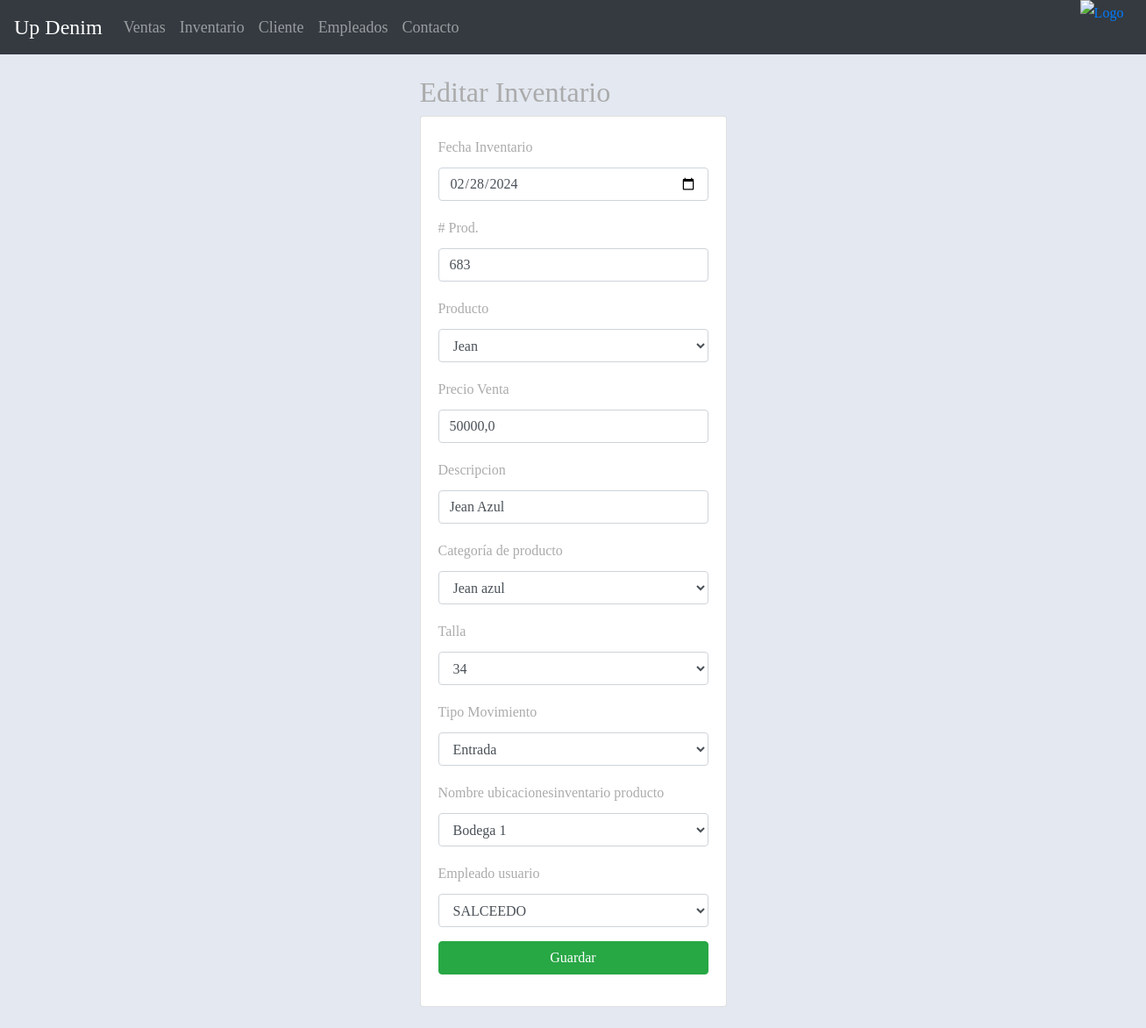
The page /edicionInventario/1 on the database as committed earlier.
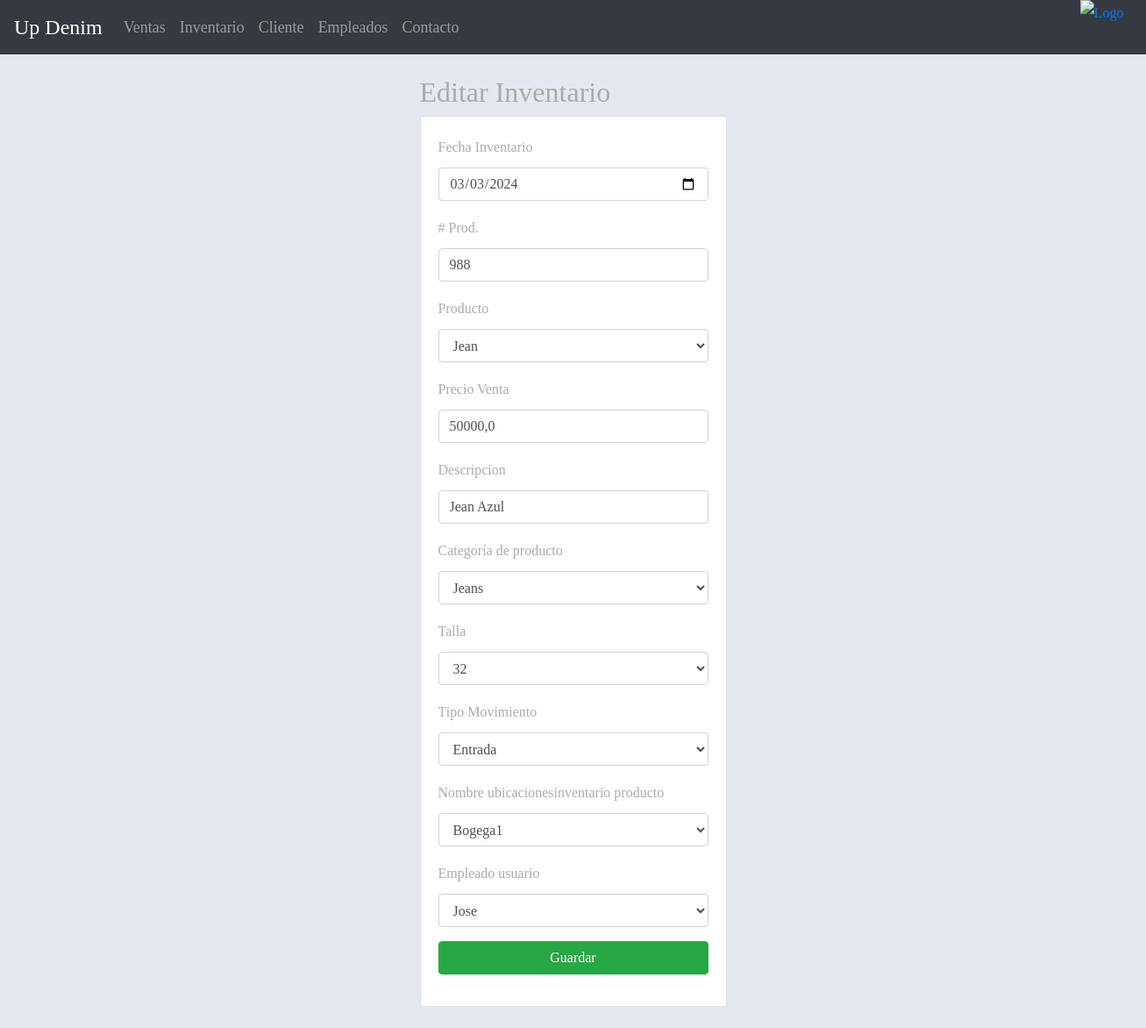
The same page on the database as committed later.
### aplicaciones/Academico/models.py (models this page shows, shortened)
class Inventario(models.Model):
    idinventario = models.AutoField(primary_key=True)  # Field name made lowercase.
    fechainventario = models.DateField(auto_now_add=True)  # Field name made lowercase.
    cantidadproductos = models.IntegerField(null=False, blank=False)  # Field name made lowercase.
    idproductoinv = models.ForeignKey(Producto, on_delete=models.CASCADE)  # Field name made lowercase.
    idtipomovimientoinv = models.ForeignKey(Tipomovimiento, on_delete=models.CASCADE)  # Field name made lowercase.
    idEmpleado = models.ForeignKey(Empleado, on_delete=models.CASCADE)  # Field name made lowercase.
    idubicacioninventarioinv = models.ForeignKey(Ubicacioninventario, on_delete=models.CASCADE)  # Field name made lowercase.

class Producto(models.Model):
    idproducto = models.AutoField(primary_key=True)
    nombreproducto = models.CharField(max_length=45, null=False)
    precioventa = models.FloatField(null=False, blank=False)
    descripcionproducto = models.CharField(max_length=45)
    idcategoriaproducto = models.ForeignKey(Categoriaproducto, on_delete=models.CASCADE)
    idtalla = models.ForeignKey(Talla, on_delete=models.CASCADE)
    def __str__(self):
        return f"{self.nombreproducto}"

class Categoriaproducto(models.Model):
    idcategoriaproducto = models.AutoField(primary_key=True)
    categoriaproducto = models.CharField(max_length=45, blank=False, null=False)
    def __str__(self):
        return f"{self.categoriaproducto}"

class Talla(models.Model):
    idtalla = models.AutoField(primary_key=True)
    talla = models.CharField(max_length=45, null=False, blank=False)

class Ubicacioninventario(models.Model):
    idubicacioninventario = models.AutoField(primary_key=True)
    ubicacioninventario = models.CharField(max_length=45, null=False, blank=False)

class Empleado(models.Model):
    idEmpleado = models.AutoField(primary_key=True)
    idDocumentoEmp = models.ForeignKey(Persona, on_delete=models.CASCADE)
    fechaIngreso = models.DateField()
    salario = models.FloatField()
    fechaNacimiento = models.DateField()
    rh = models.CharField(max_length=5)
    idarl = models.ForeignKey(Arl, on_delete=models.CASCADE)
    ideps = models.ForeignKey(Eps, on_delete=models.CASCADE)
    idFondoPension = models.ForeignKey(Fondopension, on_delete=models.CASCADE)
    idCargoEmpleado = models.ForeignKey(CargoEmpleado, on_delete=models.CASCADE)
    iduser = models.ForeignKey(Usuario, on_delete=models.CASCADE)
    idrol = models.ForeignKey(Rol, on_delete=models.CASCADE)

class Persona(models.Model):
    iddocumento = models.CharField(max_length=20, primary_key=True)
    primernombre = models.CharField(max_length=45, null=False, blank=False)
    segundonombre = models.CharField(max_length=45, blank=True, null=True)
    primerapellido = models.CharField(max_length=45, null=False, blank=False)
    segundoapellido = models.CharField(max_length=45, blank=True, null=True)
    idcontacto = models.ForeignKey(Contacto, on_delete=models.CASCADE)
    iddireccion = models.ForeignKey(Direccion, on_delete=models.CASCADE)
    idgenero = models.ForeignKey(Genero, on_delete=models.CASCADE)

class Tipomovimiento(models.Model):
    idtipomovimiento = models.AutoField(primary_key=True)
    tipomovimiento = models.CharField(max_length=45, null=False, blank=False)

### aplicaciones/Academico/views.py (the view)
# urls.py: path('edicionInventario/<idinventario>', views.edicionInventario, name='edicionInventario'),
def edicionInventario(request, idinventario):
    inventario=Inventario.objects.get(idinventario=idinventario)
    productos = Producto.objects.all()
    empleado = Empleado.objects.all()
    categoriaproductos=Categoriaproducto.objects.all()
    talla=Talla.objects.all()
    ubicacionesinventario=Ubicacioninventario.objects.all()
    tipo=Tipomovimiento.objects.all()
    talla=Talla.objects.all()
    categoria=Categoriaproducto.objects.all()
    context = {
        "productos": productos,
        "categoriaproductos": categoriaproductos,
        "inventarios": inventario,
        "ubicacionesinventario": ubicacionesinventario,
        "empleados": empleado,
        "tipo":tipo,
        "talla":talla,
        "categoria":categoria,
    }
    return render(request, "edicionInventario.html", context)

### aplicaciones/Academico/templates/edicionInventario.html (shortened to what the changed rows need)
{% extends "base.html" %}
{% block body %}
    <div class="row">
        <div class="col-md-4 offset-md-4">
            <h2>Editar Inventario</h2>
         <div class="card">
            <div class="card-body">
                <form method="POST" action="/editarInventario/{{ inventarios.idinventario }}/"> {% csrf_token %}
                    <div class="form-group">
                        <label for="txtfechainventario">Fecha Inventario</label>
                        <input type="date" id="txtfechainventario" name="txtfechainventario" class="form-control" value="{{ inventarios.fechainventario|date:'Y-m-d' }}" placeholder="Fecha de Inventario" required>
                    </div>
                    <div class="form-group">
                        <label for="txtcantidadproductos"># Prod.</label>
                        <input type="text" id="txtcantidadproductos" name="txtcantidadproductos"  class="form-control" value="{{inventarios.cantidadproductos}}" placeholder="Cantidad"
                            min="1" required>
                    </div>
                    <div class="form-group">
                        <label for="txtnombreproducto">Producto</label>
                        <select id="txtnombreproducto" name="txtnombreproducto" class="form-control" required>
                            <option value="{{ inventarios.idproductoinv }}">{{ inventarios.idproductoinv.nombreproducto }}</option>
                        </select>
                    </div>
                    <div class="form-group">
                        <label for="txtprecioventa">Precio Venta</label>
                        <input type="text" id="txtprecioventa" name="txtprecioventa" class="form-control" value="{{inventarios.idproductoinv.precioventa}}" placeholder="Precio Venta"
                            min="1000" required>
                    </div>
                    <div class="form-group">
                        <label for="txtdescripcionproducto">Descripcion</label>
                        <input type="text" id="txtdescripcionproducto" name="txtdescripcionproducto" class="form-control" value="{{inventarios.idproductoinv.descripcionproducto}}" placeholder="Descripcion"
                            minlength="4" maxlength="50" required>
                    </div>
                    <div class="form-group">
                        <label for="txtcategoriaproducto">Categoría de producto</label>
                        <select id="txtcategoriaproducto" name="txtcategoriaproducto" class="form-control" required>
                            <option value="{{ inventarios.idproductoinv.idcategoriaproducto }}">{{ inventarios.idproductoinv.idcategoriaproducto.categoriaproducto }}</option>
                        </select>
                    </div>
                    <div class="form-group">
                        <label for="txttalla">Talla</label>
                        <select id="txttalla" name="txttalla" class="form-control" required>
                            <option value="{{inventarios.idproductoinv.idtalla.talla}}">{{inventarios.idproductoinv.idtalla.talla}} </option>
                        </select>
                    </div>
                    <div class="form-group">
                        <label for="txttipomovimiento">Tipo Movimiento</label>
                        <select id="txttipomovimiento" name="txttipomovimiento" class="form-control" required>
                            {% for tipos in tipo %}
                                <option value="{{ tipos.tipomovimiento }}" {% if tipos.tipomovimiento == inventarios.idtipomovimientoinv.tipomovimiento %} selected {% endif %}>{{ tipos.tipomovimiento }}</option>
                            {% endfor %}
                        </select>
                    </div>
                    <div class="form-group">
                        <label for="txtubicacioninventario">Nombre ubicacionesinventario producto</label>
                        <select id="txtubicacioninventario" name="txtubicacioninventario" class="form-control" required>
                            {% for ubi in ubicacionesinventario %}
                                <option value="{{ ubi.ubicacioninventario }}" {% if ubi.ubicacioninventario == inventarios.idubicacioninventarioinv.ubicacioninventario %} selected {% endif %}>{{ ubi.ubicacioninventario }}</option>
                            {% endfor %}
                        </select>
                    </div>
                    <div class="form-group">
                        <label for="txtidempleado">Empleado usuario</label>
                        <select id="txtidempleado" name="txtidempleado" class="form-control" required>
                            {% for empleado in empleados %}
                                <option value="{{ empleado.idEmpleado }}" {% if empleado.idEmpleado == inventarios.idEmpleado.idEmpleado %} selected {% endif %}>{{ empleado.idDocumentoEmp.primernombre }}</option>
                            {% endfor %}
                        </select>
                    </div>
    </div>
</div>
{% endblock %}

Rows that differ between the two databases and show on the page:
changed Inventario "Jean": txtfechainventario "02/28/2024" → "03/03/2024"; txtcantidadproductos "683" → "988"; txtcategoriaproducto "Jean azul" → "Jeans"; txttalla "34" → "32"; txtubicacioninventario "Bodega 1" → "Bogega1"; txtidempleado "SALCEEDO" → "Jose"
